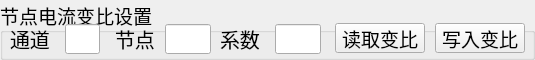
  <widget class="QGroupBox" name="gBox_otherSet">
   <property name="geometry">
    <rect>
     <x>260</x>
     <y>15</y>
     <width>535</width>
     <height>60</height>
    </rect>
   </property>
   <property name="font">
    <font>
     <family>文泉驿等宽微米黑</family>
     <pointsize>14</pointsize>
     <weight>50</weight>
     <italic>false</italic>
     <bold>false</bold>
    </font>
   </property>
   <property name="styleSheet">
    <string notr="true">QCheckBox#checkBox_printError{
color: rgb(0, 0, 0);
border:1px solid;
border-radius:10px;
background-color: rgb(240, 237, 39);
}
QCheckBox#checkBox_printAlarm{
color: rgb(0, 0, 0);
border:1px solid;
border-radius:10px;
background-color: rgb(217, 70, 38);
}
/*RadioButton和checkbox字体和间距设置*/
QCheckBox{
    spacing: 10px;
}

QCheckBox::indicator{
width:12px;
height:12px;
margin-left:5px;
image: url(:/Image/uncheck.png);
}

QCheckBox::indicator::unchecked {
image: url(:/Image/uncheck.png);
}
QCheckBox::indicator::checked {
image: url(:/Image/checked.png);
}</string>
   </property>
   <property name="title">
    <string>节点电流变比设置</string>
   </property>
   <widget class="QPushButton" name="pBtn_modRead">
    <property name="geometry">
     <rect>
      <x>335</x>
      <y>23</y>
      <width>90</width>
      <height>30</height>
     </rect>
    </property>
    <property name="font">
     <font>
      <family>文泉驿等宽微米黑</family>
      <pointsize>14</pointsize>
      <weight>50</weight>
      <italic>false</italic>
      <bold>false</bold>
     </font>
    </property>
    <property name="focusPolicy">
     <enum>Qt::NoFocus</enum>
    </property>
    <property name="text">
     <string>读取变比</string>
    </property>
   </widget>
   <widget class="QLabel" name="lb_pass">
    <property name="geometry">
     <rect>
      <x>10</x>
      <y>24</y>
      <width>45</width>
      <height>30</height>
     </rect>
    </property>
    <property name="font">
     <font>
      <family>文泉驿等宽微米黑</family>
      <pointsize>15</pointsize>
      <weight>50</weight>
      <italic>false</italic>
      <bold>false</bold>
     </font>
    </property>
    <property name="text">
     <string>通道：</string>
    </property>
   </widget>
   <widget class="QLabel" name="lb_mod">
    <property name="geometry">
     <rect>
      <x>115</x>
      <y>24</y>
      <width>45</width>
      <height>30</height>
     </rect>
    </property>
    <property name="font">
     <font>
      <family>文泉驿等宽微米黑</family>
      <pointsize>15</pointsize>
      <weight>50</weight>
      <italic>false</italic>
      <bold>false</bold>
     </font>
    </property>
    <property name="text">
     <string>节点：</string>
    </property>
   </widget>
   <widget class="QLineEdit" name="lineEdit_pass">
    <property name="geometry">
     <rect>
      <x>65</x>
      <y>24</y>
      <width>35</width>
      <height>30</height>
     </rect>
    </property>
    <property name="font">
     <font>
      <family>文泉驿等宽微米黑</family>
      <pointsize>15</pointsize>
      <weight>50</weight>
      <italic>false</italic>
      <bold>false</bold>
     </font>
    </property>
    <property name="focusPolicy">
     <enum>Qt::ClickFocus</enum>
    </property>
    <property name="text">
     <string/>
    </property>
    <property name="alignment">
     <set>Qt::AlignCenter</set>
    </property>
   </widget>
   <widget class="QLineEdit" name="lineEdit_mod">
    <property name="geometry">
     <rect>
      <x>165</x>
      <y>24</y>
      <width>46</width>
      <height>30</height>
     </rect>
    </property>
    <property name="font">
     <font>
      <family>文泉驿等宽微米黑</family>
      <pointsize>15</pointsize>
      <weight>50</weight>
      <italic>false</italic>
      <bold>false</bold>
     </font>
    </property>
    <property name="focusPolicy">
     <enum>Qt::ClickFocus</enum>
    </property>
    <property name="text">
     <string/>
    </property>
    <property name="alignment">
     <set>Qt::AlignCenter</set>
    </property>
   </widget>
   <widget class="QLabel" name="lb_ratio">
    <property name="geometry">
     <rect>
      <x>220</x>
      <y>24</y>
      <width>45</width>
      <height>30</height>
     </rect>
    </property>
    <property name="font">
     <font>
      <family>文泉驿等宽微米黑</family>
      <pointsize>15</pointsize>
      <weight>50</weight>
      <italic>false</italic>
      <bold>false</bold>
     </font>
    </property>
    <property name="text">
     <string>系数：</string>
    </property>
   </widget>
   <widget class="QLineEdit" name="lineEdit_ratio">
    <property name="geometry">
     <rect>
      <x>275</x>
      <y>24</y>
      <width>46</width>
      <height>30</height>
     </rect>
    </property>
    <property name="font">
     <font>
      <family>文泉驿等宽微米黑</family>
      <pointsize>15</pointsize>
      <weight>50</weight>
      <italic>false</italic>
      <bold>false</bold>
     </font>
    </property>
    <property name="focusPolicy">
     <enum>Qt::ClickFocus</enum>
    </property>
    <property name="text">
     <string/>
    </property>
    <property name="alignment">
     <set>Qt::AlignCenter</set>
    </property>
   </widget>
   <widget class="QPushButton" name="pBtn_modWrite">
    <property name="geometry">
     <rect>
      <x>435</x>
      <y>23</y>
      <width>90</width>
      <height>30</height>
     </rect>
    </property>
    <property name="font">
     <font>
      <family>文泉驿等宽微米黑</family>
      <pointsize>14</pointsize>
      <weight>50</weight>
      <italic>false</italic>
      <bold>false</bold>
     </font>
    </property>
    <property name="focusPolicy">
     <enum>Qt::NoFocus</enum>
    </property>
    <property name="text">
     <string>写入变比</string>
    </property>
   </widget>
  </widget>
